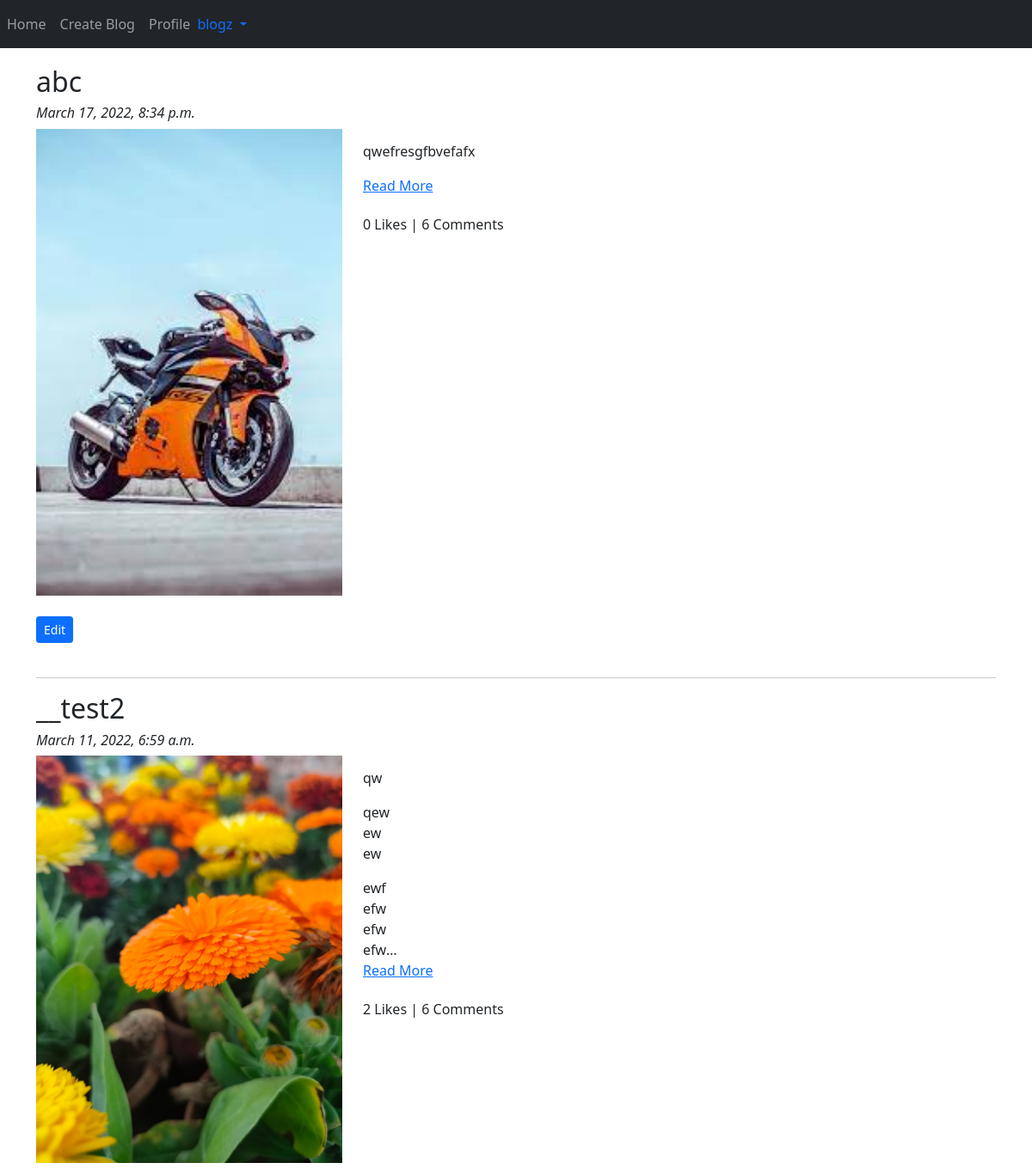
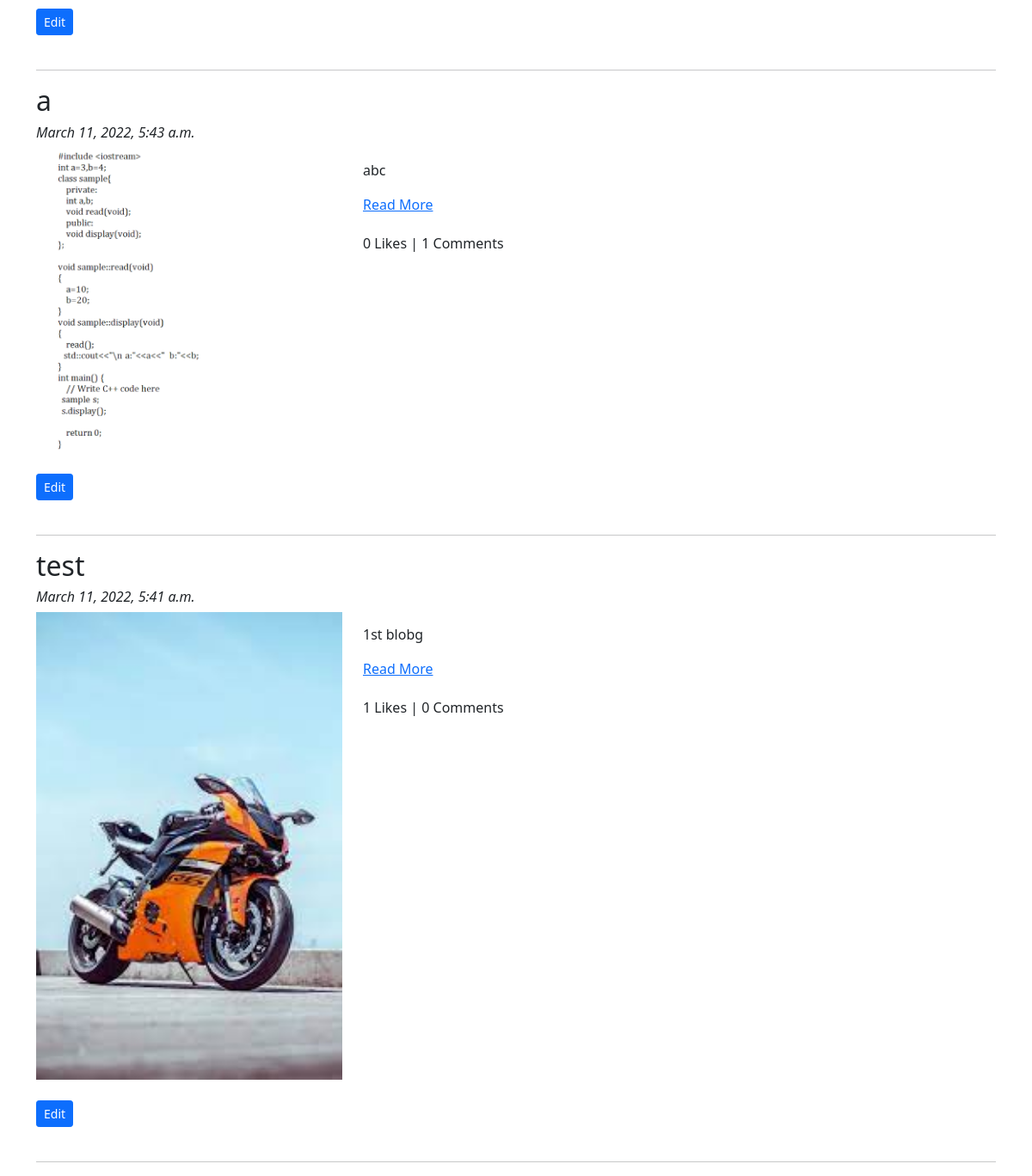
/blog/myblogs/ (signed in), run on the app's committed database (2 pictures, top to bottom).
### app_blog/models.py (models this page shows, shortened)
class Blog(models.Model):
    author = models.ForeignKey(User,on_delete=models.CASCADE,related_name='post_author')
    blog_title = models.CharField(max_length=300,verbose_name="Title")
    slug = models.SlugField(max_length=300,unique=True)
    blog_content=models.TextField(verbose_name="what is on your mind??")
    blog_image=models.ImageField(upload_to='blog_images',verbose_name='Blog Image')
    publish_date = models.DateTimeField(auto_now_add=True)
    update_date=models.DateTimeField(auto_now=True)
    class Meta:
        ordering=['-publish_date']

### app_blog/views.py (the view)
# urls.py: path('myblogs/',views.myblogs.as_view(),name='myblogs'),
class myblogs(LoginRequiredMixin,TemplateView):
    template_name='app_blog/my_blogs.html'

### templates/app_blog/my_blogs.html (shortened to what this page needs)
{% extends 'base.html' %}
{% block body_block %}
{% for x in user.post_author.all %}
<h2>{{ x.blog_title }}</h2>
<h6><i>{{ x.publish_date }}</i></h6>
<div class="row">
    <div class="col-sm-4">
        <img  src="/media/{{ x.blog_image }}" alt="{{ x.blog_title }}" title="{{ x.blog_title }}" width="100%">
    </div>
    <div class="col-sm-8">
        <div class="content">
          <p>{{ x.blog_content|linebreaks }}</p>
        </div>
        <a href="{% url 'app_blog:blog_details' slug=x.slug  %}">Read More</a>  <br>  <br>
        <h6>{{ x.liked_blog.count }} Likes | {{ x.blog_comment.count }} Comments </h6>
    </div>
</div>
<br>
<a href="{% url 'app_blog:editblog' pk=x.pk %}" class="btn btn-primary btn-sm">Edit</a>
<br><br>  <hr>
{% endfor %}
{% endblock %}

### templates/base.html (shortened to what this page needs)
<!DOCTYPE html>
<html lang="en">
  <head>
    <link href="https://cdn.jsdelivr.net/npm/bootstrap@5.1.3/dist/css/bootstrap.min.css" rel="stylesheet">
    <link rel="stylesheet" href="https://maxcdn.bootstrapcdn.com/font-awesome/4.7.0/css/font-awesome.min.css">
    {% load static %}
    <link rel="stylesheet" href="{% static 'styles.css' %}">
  </head>
  <body>
    <nav class=" navbar navbar-expand-sm bg-dark navbar-dark">
        <ul class="navbar-nav">
            <li class="nav-item active">
                <a class="nav-link" href="{% url 'index' %}">Home</a>
            </li>
            {% if user.is_authenticated %}
            <li class="nav-item active">
                <a class="nav-link" href="{% url 'app_blog:create_blog' %}">Create Blog</a>
            </li>
            <li class="nav-item active">
                <a class="nav-link" href="{% url 'app_login:profile' %}">Profile</a>
            </li>
            {% endif %}
        </ul>
     {% if user.is_authenticated %}
     <div class="nav-item dropdown ">
         <a class="nav-item dropdown-toggle " href="#" id="navbardrop" data-toggle="dropdown" style="text-decoration:none;">
             {{ user.username }}
         </a>
     </div>
     {% endif %}
    </nav>
    <div class="container" style="padding-top:20px">
       {% block body_block  %}
       {% endblock %}
    </div>
 </body>
</html>

### static/styles.css (style rules this page uses)
.content { text-overflow: ellipsis; display: -webkit-box; -webkit-line-clamp: 8; overflow: hidden; -webkit-box-orient: vertical; margin-top: -2px; }

### data on the page
Blog: blog_title "abc", publish_date "March 17, 2022, 8:34 p.m.", blog_image (picture), blog_content "qwefresgfbvefafx", liked_blog.count "0", blog_comment.count "6"
Blog: blog_title "__test2", publish_date "March 11, 2022, 6:59 a.m.", blog_image (picture), blog_content "qw qew ew ew ewf efw efw efw", liked_blog.count "2", blog_comment.count "6"
Blog: blog_title "a", publish_date "March 11, 2022, 5:43 a.m.", blog_image (picture), blog_content "abc", liked_blog.count "0", blog_comment.count "1"
Blog: blog_title "test", publish_date "March 11, 2022, 5:41 a.m.", blog_image (picture), blog_content "1st blobg", liked_blog.count "1", blog_comment.count "0"

### other printed values
{{ user.username }} "blogz"
